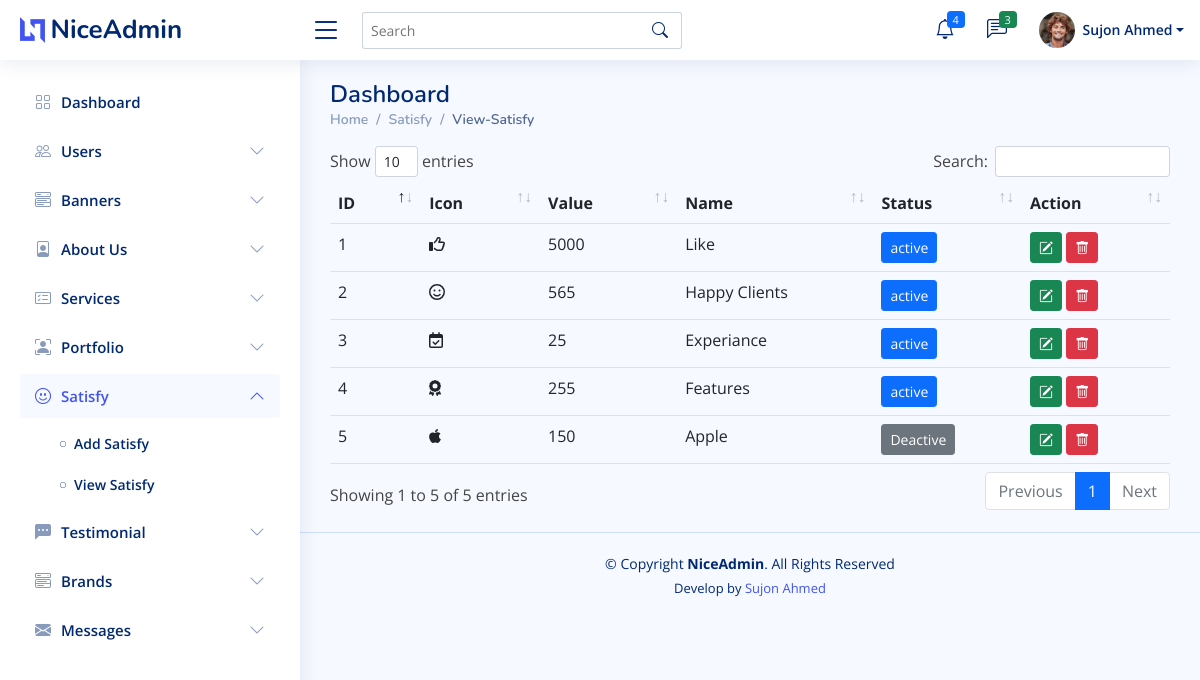
/admin/view_satisfy.php (signed in), run on the app's committed database.
### tables this page shows
CREATE TABLE `users` (
  `user_id` int(11) NOT NULL,
  `user_name` varchar(50) NOT NULL,
  `user_about` varchar(255) NOT NULL,
  `user_phone` varchar(15) NOT NULL,
  `user_email` varchar(60) NOT NULL,
  `user_password` varchar(100) NOT NULL,
  `user_photo` varchar(100) NOT NULL,
  `user_job` varchar(50) NOT NULL,
  `user_address` varchar(255) NOT NULL,
  `user_country` varchar(50) NOT NULL,
  `user_company` varchar(100) NOT NULL,
  `status` int(11) NOT NULL DEFAULT 0
);

CREATE TABLE `satisfies` (
  `id` int(11) NOT NULL,
  `icon` varchar(50) NOT NULL,
  `value` int(11) NOT NULL,
  `name` varchar(100) NOT NULL,
  `status` int(11) NOT NULL DEFAULT 0
);

### admin/view_satisfy.php (the view)
<?php
$page = "satisfied";
$sub_page = "satisfy";
require "database.php";
require "admin_header.php";
$select_satisfy = "SELECT * FROM `satisfies`";
$result = mysqli_query($db_connection, $select_satisfy);
?>
<main id="main" class="main">
    <div class="pagetitle">
        <h1>Dashboard</h1>
        <nav>
            <ol class="breadcrumb">
            <li class="breadcrumb-item"><a href="index.php">Home</a></li>
            <li class="breadcrumb-item">Satisfy</li>
            <li class="breadcrumb-item active">View-Satisfy</li>
            </ol>
        </nav>
    </div>
    <section class="section dashboard">
        <div class="row">
            <div class="col-lg-12 col-md-12">
                <table class="table" id="banners">
                    <thead>
                        <tr>
                            <th>ID</th>
                            <th>Icon</th>
                            <th>Value</th>
                            <th>Name</th>
                            <th>Status</th>
                            <th>Action</th>
                        </tr>
                    </thead>
                    <tbody>
                        <?php foreach($result as $key=>$satisfy){ ?>
                        <tr>
                            <td><?= $key+1 ?></td>
                            <td><i class="<?= $satisfy['icon'] ?>"></i></td>
                            <td><?= $satisfy['value'] ?></td>
                            <td><?= $satisfy['name'] ?></td>
                            <td>
                                <?php if ($satisfy['status'] == 0){ ?>
                                    <a href="satisfy_status_change.php?id=<?= $satisfy['id'] ?>" class="btn btn-secondary btn-sm">Deactive</a>
                                <?php } else { ?>
                                    <a href="satisfy_status_change.php?id=<?= $satisfy['id'] ?>" class="btn btn-primary btn-sm">active</a>
                                <?php } ?>
                            </td>
                            <td>
                                <a title="Edit" href="edit_satisfy.php?id=<?= $satisfy['id'] ?>" class="btn btn-success btn-sm"><i class="bi bi-pencil-square"></i></a>
                                <a title="Delete" onclick="javascript:return confirm('Are You Sure?')" href="delete_satisfy.php?id=<?= $satisfy['id'] ?>" class="btn btn-danger btn-sm"><i class="bi bi-trash"></i></a>
                            </td>
                        </tr>
                        <?php } ?>
                    </tbody>
                </table>
            </div>
        </div>
    </section>
</main>
<?php require "admin_footer.php" ?>

### admin/admin_header.php (shortened to what this page needs)
<?php
require "database.php";
$user_id = $_SESSION['user_id'];
$select_users = "SELECT * FROM `users` WHERE `user_id` = '$user_id'";
$select_users_result = mysqli_query($db_connection, $select_users);
$after_assoc_user = mysqli_fetch_assoc($select_users_result);
?>
<!DOCTYPE html>
<html lang="en">
<head>
  <link rel="stylesheet" href="https://cdnjs.cloudflare.com/ajax/libs/font-awesome/4.7.0/css/font-awesome.min.css">
   <link rel="stylesheet" href="assets/css/all.min.css">
  <link rel="stylesheet" href="assets/css/fontawesome-all.min.css">
  <link href="assets/vendor/bootstrap/css/bootstrap.min.css" rel="stylesheet">
  <link href="assets/vendor/bootstrap-icons/bootstrap-icons.css" rel="stylesheet">
  <link rel="stylesheet" href="assets/css/flaticon.css">
  <link href="assets/vendor/boxicons/css/boxicons.min.css" rel="stylesheet">
  <link href="assets/vendor/quill/quill.snow.css" rel="stylesheet">
  <link href="assets/vendor/quill/quill.bubble.css" rel="stylesheet">
  <link href="assets/vendor/remixicon/remixicon.css" rel="stylesheet">
  <link href="assets/vendor/simple-datatables/style.css" rel="stylesheet">
  <link href="assets/css/style.css" rel="stylesheet">
  <link rel="stylesheet" href="assets/css/toastr.css">
  <link rel="stylesheet" href="summernote/summernote-bs4.min.css">
  <link rel="stylesheet" href="dataTable/dataTables.bootstrap4.min.css">
</head>
<body>
  <header id="header" class="header fixed-top d-flex align-items-center">
    <div class="d-flex align-items-center justify-content-between">
      <a href="index.php" class="logo d-flex align-items-center">
        <img src="assets/img/logo.png" alt="">
        <span class="d-none d-lg-block">NiceAdmin</span>
      </a>
      <i class="bi bi-list toggle-sidebar-btn"></i>
    </div>
    <div class="search-bar">
      <form class="search-form d-flex align-items-center" method="POST" action="#">
        <input type="text" name="query" placeholder="Search" title="Enter search keyword">
        <button type="submit" title="Search"><i class="bi bi-search"></i></button>
      </form>
    </div>
    <nav class="header-nav ms-auto">
      <ul class="d-flex align-items-center">
        <li class="nav-item dropdown">
          <a class="nav-link nav-icon" href="#" data-bs-toggle="dropdown">
            <i class="bi bi-bell"></i>
            <span class="badge bg-primary badge-number">4</span>
          </a>
        </li>
        <li class="nav-item dropdown">
          <a class="nav-link nav-icon" href="#" data-bs-toggle="dropdown">
            <i class="bi bi-chat-left-text"></i>
            <span class="badge bg-success badge-number">3</span>
          </a>
        </li>
        <li class="nav-item dropdown pe-3">
          <a class="nav-link nav-profile d-flex align-items-center pe-0" href="#" data-bs-toggle="dropdown">
            <?php
            if (!empty($after_assoc_user['user_photo'])) { ?>
                <img src="assets/uploads/users/<?= $after_assoc_user['user_photo'] ?>" alt="Profile" class="rounded-circle">
            <?php } else { ?>
                <img src="assets/img/avatar.png" alt="Profile" class="rounded-circle">
            <?php } ?>
            <span class="d-none d-md-block dropdown-toggle ps-2"><?= $after_assoc_user ['user_name'] ?></span>
          </a>
        </li>
      </ul>
    </nav>
  </header>
  <aside id="sidebar" class="sidebar">
    <ul class="sidebar-nav" id="sidebar-nav">
      <li class="nav-item">
        <a class="nav-link <?= ($page == "dashboard") ? '' : 'collapsed' ?>" href="index.php">
          <i class="bi bi-grid"></i>
          <span>Dashboard</span>
        </a>
      </li>
      <li class="nav-item">
        <a class="nav-link <?= ($page == "users") ? '' : 'collapsed' ?>" data-bs-target="#users-nav" data-bs-toggle="collapse" href="#">
          <i class="bi bi-people"></i><span>Users</span><i class="bi bi-chevron-down ms-auto"></i>
        </a>
      </li>
      <li class="nav-item">
        <a class="nav-link <?= ($page == "banners") ? '' : 'collapsed' ?>" data-bs-target="#banners-nav" data-bs-toggle="collapse" href="#">
          <i class="bi bi-menu-button-wide"></i><span>Banners</span><i class="bi bi-chevron-down ms-auto"></i>
        </a>
      </li>
      <li class="nav-item">
        <a class="nav-link <?= ($page == "abouts") ? '' : 'collapsed' ?>" data-bs-target="#about-nav" data-bs-toggle="collapse" href="#">
          <i class="bi bi-file-person"></i><span>About Us</span><i class="bi bi-chevron-down ms-auto"></i>
        </a>
      </li>
      <li class="nav-item">
        <a class="nav-link <?= ($page == "services") ? '' : 'collapsed' ?>" data-bs-target="#services-nav" data-bs-toggle="collapse" href="#">
          <i class="bi bi-card-checklist"></i><span>Services</span><i class="bi bi-chevron-down ms-auto"></i>
        </a>
      </li>
      <li class="nav-item">
        <a class="nav-link <?= ($page == "portfolios") ? '' : 'collapsed' ?>" data-bs-target="#portfolio-nav" data-bs-toggle="collapse" href="#">
          <i class="bi bi-person-bounding-box"></i><span>Portfolio</span><i class="bi bi-chevron-down ms-auto"></i>
        </a>
      </li>
      <li class="nav-item">
        <a class="nav-link <?= ($page == "satisfied") ? '' : 'collapsed' ?>" data-bs-target="#satisfy-nav" data-bs-toggle="collapse" href="#">
          <i class="bi bi-emoji-smile"></i><span>Satisfy</span><i class="bi bi-chevron-down ms-auto"></i>
        </a>
        <ul id="satisfy-nav" class="nav-content <?= ($sub_page == "satisfy") ? '' : 'collapse' ?> " data-bs-parent="#sidebar-nav">
          <li>
            <a href="add_satisfy.php">
              <i class="bi bi-circle"></i><span>Add Satisfy</span>
            </a>
          </li>
          <li>
            <a href="view_satisfy.php">
              <i class="bi bi-circle"></i><span>View Satisfy</span>
            </a>
          </li>
        </ul>
      </li>
      <li class="nav-item">
        <a class="nav-link <?= ($page == "testimonials") ? '' : 'collapsed' ?>" data-bs-target="#testimonial-nav" data-bs-toggle="collapse" href="#">
        <i class="bi bi-chat-left-dots-fill"></i><span>Testimonial</span><i class="bi bi-chevron-down ms-auto"></i>
        </a>
      </li>
      <li class="nav-item">
        <a class="nav-link <?= ($page == "brands") ? '' : 'collapsed' ?>" data-bs-target="#brands-nav" data-bs-toggle="collapse" href="#">
          <i class="bi bi-menu-button-wide"></i><span>Brands</span><i class="bi bi-chevron-down ms-auto"></i>
        </a>
      </li>
      <li class="nav-item">
        <a class="nav-link <?= ($page == "messages") ? '' : 'collapsed' ?>" data-bs-target="#messages-nav" data-bs-toggle="collapse" href="#">
          <i class="bi bi-envelope-fill"></i><span>Messages</span><i class="bi bi-chevron-down ms-auto"></i>
        </a>
      </li>
    </ul>
  </aside>

### admin/assets/css/style.css (style rules this page uses)
:root { scroll-behavior: smooth; }
body { font-family: "Open Sans", sans-serif; background: #f6f9ff; color: #444444; }
a { color: #4154f1; text-decoration: none; }
h1, h2, h3, h4, h5, h6 { font-family: "Nunito", sans-serif; }
#main { margin-top: 60px; padding: 20px 30px; transition: all 0.3s; }
.pagetitle { margin-bottom: 10px; }
.pagetitle h1 { font-size: 24px; margin-bottom: 0; font-weight: 600; color: #012970; }
.breadcrumb { font-size: 14px; font-family: "Nunito", sans-serif; color: #899bbd; font-weight: 600; }
.breadcrumb a { color: #899bbd; transition: 0.3s; }
.breadcrumb .breadcrumb-item::before { color: #899bbd; }
.breadcrumb .active { color: #51678f; font-weight: 600; }
.logo { line-height: 1; }
@media (min-width: 1200px) { .logo { width: 280px; } }
.logo img { max-height: 26px; margin-right: 6px; }
.logo span { font-size: 26px; font-weight: 700; color: #012970; font-family: "Nunito", sans-serif; }
.header { transition: all 0.5s; z-index: 997; height: 60px; box-shadow: 0px 2px 20px rgba(1, 41, 112, 0.1); background-color: #fff; padding-left: 20px; }
.header .toggle-sidebar-btn { font-size: 32px; padding-left: 10px; cursor: pointer; color: #012970; }
.header .search-bar { min-width: 360px; padding: 0 20px; }
.header .search-form { width: 100%; }
.header .search-form input { border: 0; font-size: 14px; color: #012970; border: 1px solid rgba(1, 41, 112, 0.2); padding: 7px 38px 7px 8px; border-radius: 3px; transition: 0.3s; width: 100%; }
.header .search-form button { border: 0; padding: 0; margin-left: -30px; background: none; }
.header .search-form button i { color: #012970; }
.header-nav ul { list-style: none; }
.header-nav > ul { margin: 0; padding: 0; }
.header-nav .nav-icon { font-size: 20px; color: #012970; }
.header-nav .nav-profile { color: #012970; }
.header-nav .nav-profile img { max-height: 36px; }
.header-nav .nav-profile span { font-size: 14px; font-weight: 600; }
.header-nav .badge-number { position: absolute; inset: 4px 6px auto auto; font-weight: normal; font-size: 11px; padding: 3px 6px; }
.sidebar { position: fixed; top: 60px; left: 0; bottom: 0; width: 300px; z-index: 996; transition: all 0.3s; padding: 20px; overflow-y: auto; scrollbar-width: thin; scrollbar-color: #aab7cf transparent; box-shadow: 0px 0px 20px rgba(1, 41, 112, 0.1); background-color: #fff; }
@media (min-width: 1200px) { #main, #footer { margin-left: 300px; } }
.sidebar-nav { padding: 0; margin: 0; list-style: none; }
.sidebar-nav li { padding: 0; margin: 0; list-style: none; }
.sidebar-nav .nav-item { margin-bottom: 5px; }
.sidebar-nav .nav-link { display: flex; align-items: center; font-size: 15px; font-weight: 600; color: #4154f1; transition: 0.3; background: #f6f9ff; padding: 10px 15px; border-radius: 4px; }
.sidebar-nav .nav-link i { font-size: 16px; margin-right: 10px; color: #4154f1; }
.sidebar-nav .nav-link.collapsed { color: #012970; background: #fff; }
.sidebar-nav .nav-link.collapsed i { color: #899bbd; }
.sidebar-nav .nav-link .bi-chevron-down { margin-right: 0; transition: transform 0.2s ease-in-out; }
.sidebar-nav .nav-link:not(.collapsed) .bi-chevron-down { transform: rotate(180deg); }
.sidebar-nav .nav-content { padding: 5px 0 0 0; margin: 0; list-style: none; }
.sidebar-nav .nav-content a { display: flex; align-items: center; font-size: 14px; font-weight: 600; color: #012970; transition: 0.3; padding: 10px 0 10px 40px; transition: 0.3s; }
.sidebar-nav .nav-content a i { font-size: 6px; margin-right: 8px; line-height: 0; border-radius: 50%; }

### data on the page
users: user_photo (picture), user_name "Sujon Ahmed"
satisfies: value "5000", name "Like"
satisfies: value "565", name "Happy Clients"
satisfies: value "25", name "Experiance"
satisfies: value "255", name "Features"
satisfies: value "150", name "Apple"
